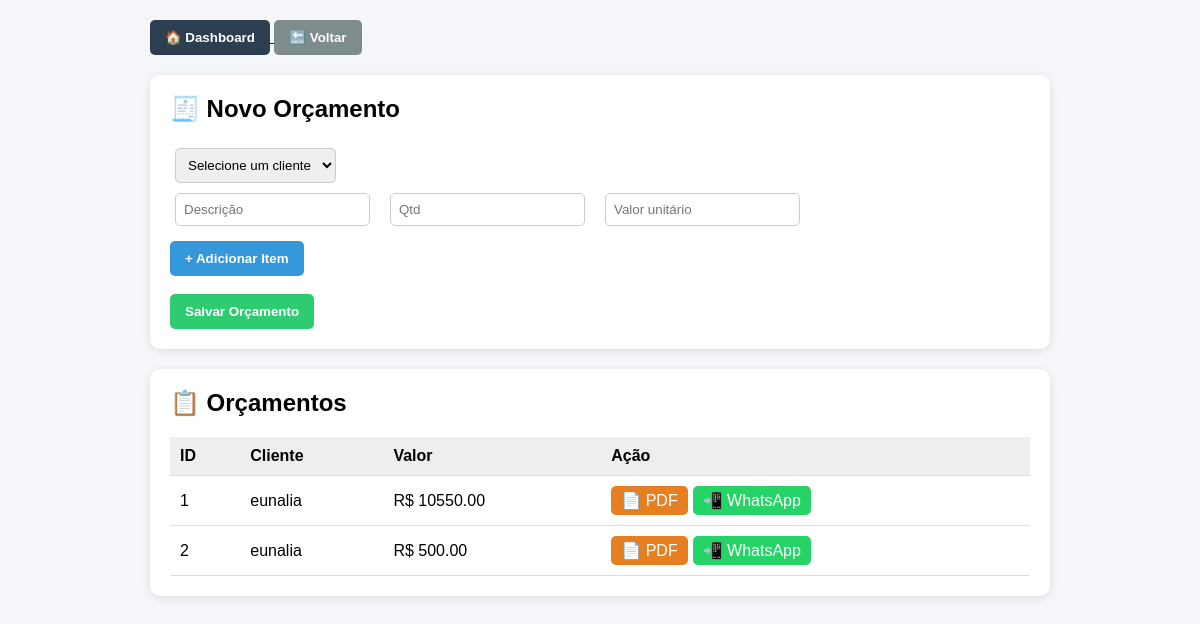
The app's page /orcamentos (signed in), older data.
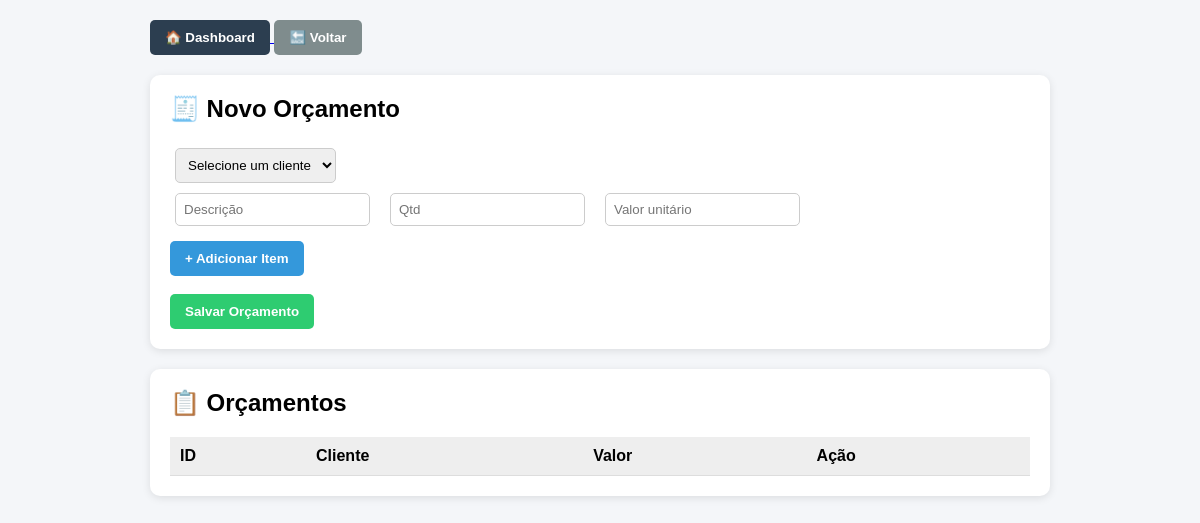
The same page, newer data.
### tables this page shows
CREATE TABLE orcamentos (
            id INTEGER PRIMARY KEY AUTOINCREMENT,
            cliente_id INTEGER,
            descricao TEXT,
            valor REAL,
            data TEXT
        );

CREATE TABLE clientes (
            id INTEGER PRIMARY KEY AUTOINCREMENT,
            nome TEXT,
            telefone TEXT
        );

### app.py (the view, shortened to what this page needs)
@app.route("/orcamentos", methods=["GET", "POST"])
@login_required
def orcamentos():
    with conectar() as conn:
        c = conn.cursor()
        lista = c.execute("""
            SELECT o.id, c.nome, o.valor
            FROM orcamentos o
            JOIN clientes c ON o.cliente_id = c.id
        """).fetchall()
        clientes = c.execute("SELECT * FROM clientes").fetchall()
    return render_template("orcamentos.html", lista=lista, clientes=clientes)

### app.py (called while the page is built)
def login_required(f):
    @wraps(f)
    def decorated(*args, **kwargs):
        if not session.get("logado"):
            return redirect("/")
        return f(*args, **kwargs)
    return decorated

def conectar():
    conn = sqlite3.connect("banco.db")
    conn.row_factory = sqlite3.Row
    return conn

### templates/orcamentos.html (shortened to what this page needs)
<!DOCTYPE html>
<html lang="pt-br">
<head>
</head>
<body>
<div class="container">
    <div class="topbar">
        <div>
            <a href="/dashboard">
                <button class="btn-dashboard">🏠 Dashboard</button>
            </a>
            <button onclick="history.back()" class="btn-voltar">
                🔙 Voltar
            </button>
        </div>
    </div>
    <div class="card">
        <h2>🧾 Novo Orçamento</h2>
        <form method="POST">
            <select name="cliente_id" required>
                <option value="">Selecione um cliente</option>
            </select>
            <div id="itens">
                <div class="item">
                    <input type="text" name="descricao[]" placeholder="Descrição">
                    <input type="number" name="quantidade[]" placeholder="Qtd">
                    <input type="number" step="0.01" name="valor[]" placeholder="Valor unitário">
                </div>
            </div>
            <button type="button" class="btn-add" onclick="addItem()">+ Adicionar Item</button>
            <br><br>
            <button type="submit" class="btn-save">Salvar Orçamento</button>
        </form>
    </div>
    <div class="card">
        <h2>📋 Orçamentos</h2>
        <table class="table">
            <tr>
                <th>ID</th>
                <th>Cliente</th>
                <th>Valor</th>
                <th>Ação</th>
            </tr>
            {% for o in lista %}
            <tr>
                <td>{{ o[0] }}</td>
                <td>{{ o[1] }}</td>
                <td>R$ {{ "%.2f"|format(o[2]) }}</td>
                <td style="display:flex; gap:5px;">
                    <a href="/gerar_pdf/{{ o[0] }}" class="btn-pdf">📄 PDF</a>
                    <a href="https://wa.me/5561993804232?text=Olá%20{{ o[1] }},%20segue%20seu%20orçamento:%20http://127.0.0.1:5000/gerar_pdf/{{ o[0] }}"
                       target="_blank"
                       class="btn-whats">
                       📲 WhatsApp
                    </a>
                </td>
            </tr>
            {% endfor %}
        </table>
    </div>
</div>
</body>
</html>

### templates/orcamentos.html (style rules this page uses)
body { font-family: Arial, sans-serif; background: #f4f6f9; margin: 0; padding: 20px; }
.container { max-width: 900px; margin: auto; }
.topbar { display: flex; justify-content: space-between; margin-bottom: 20px; }
.card { background: white; padding: 20px; border-radius: 10px; box-shadow: 0 2px 8px rgba(0,0,0,0.1); margin-bottom: 20px; }
h2 { margin-top: 0; }
input, select { padding: 8px; margin: 5px; border: 1px solid #ccc; border-radius: 5px; }
button { padding: 10px 15px; border: none; border-radius: 5px; cursor: pointer; font-weight: bold; }
.btn-dashboard { background: #2c3e50; color: white; }
.btn-voltar { background: #7f8c8d; color: white; }
.btn-add { background: #3498db; color: white; }
.btn-save { background: #2ecc71; color: white; }
.item { display: flex; gap: 10px; margin-bottom: 10px; }
.table { width: 100%; border-collapse: collapse; }
.table th, .table td { padding: 10px; border-bottom: 1px solid #ddd; text-align: left; }
.table th { background: #eee; }

Row changes from the older to the newer data that the page shows:
removed orcamentos: id "1", nome "eunalia", valor "10550.00"
removed orcamentos: id "2", nome "eunalia", valor "500.00"
